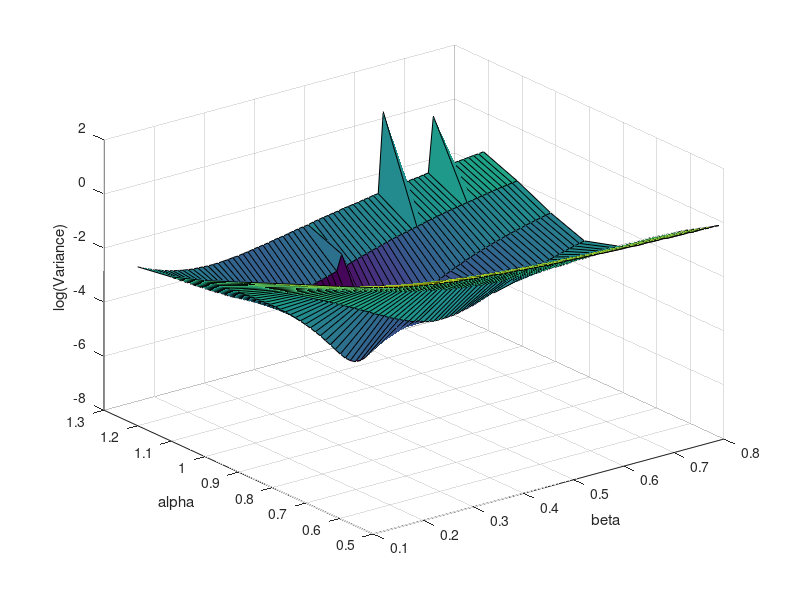
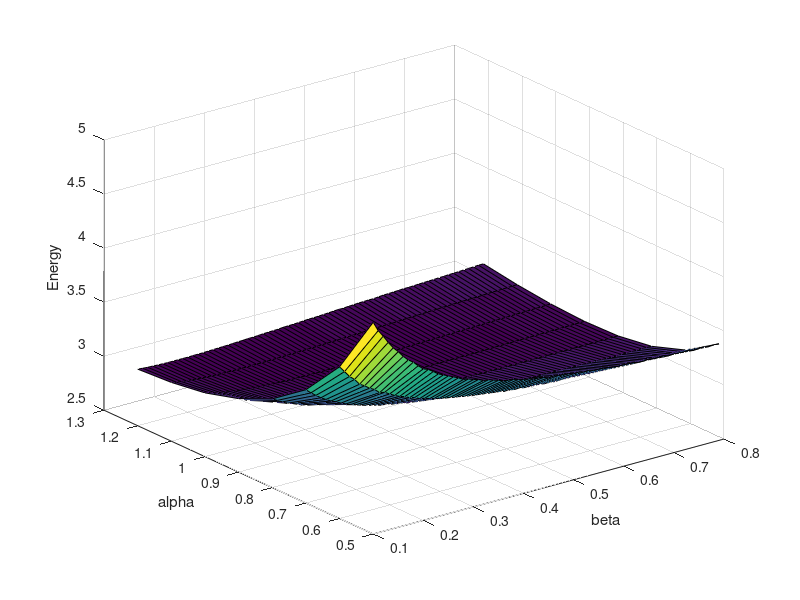

Recreate these plots in MATLAB, in order.
E = csvread('test_energies.csv');
V = csvread('test_variances.csv');
alpha = csvread('test_alpha.csv');
beta = csvread('test_beta.csv');
figure(1)
surf(beta,alpha,log(V));
xlabel('beta')
ylabel('alpha')
zlabel('log(Variance)')

figure(2)
surf(beta,alpha,E);
xlabel('beta')
ylabel('alpha')
zlabel('Energy')